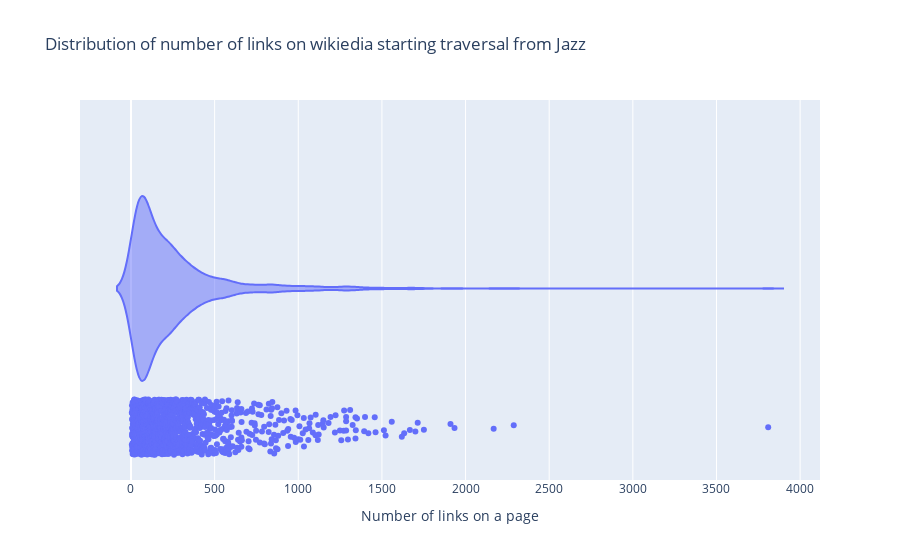

Source (notebook cell):
### Markdown cell above
## Visualization of data

Violing showing distribution of number of links on wikipedia pages. We can clearly see that most pages have rather small amount of links, but some have enourmous.

We've additionally plotted all points so that you can hover on it and see which page has how many links.

### Code cell
texts_reset_id = texts.reset_index().astype({"num_of_links": "int32"})
px.violin(texts_reset_id, 
          x="num_of_links", 
          title="Distribution of number of links on wikiedia starting traversal from Jazz",
          labels= {"num_of_links": "Number of links on a page"},
          points='all',
          hover_data=["index"])

### Figure 1 — Plotly figure (JSON) as saved in the notebook; plotly's stock layout.template omitted (floating-point values rounded to 4 significant figures; data arrays with more than 128 entries replaced by an {"elided": "..."} marker saying what was removed)
{"data": [{"alignmentgroup": "True", "box": {"visible": false}, "customdata": {"elided": "1500x1 str values"}, "hovertemplate": "Number of links on a page=%{x}<br>index=%{customdata[0]}<extra></extra>", "legendgroup": "", "marker": {"color": "#636efa"}, "name": "", "offsetgroup": "", "orientation": "h", "points": "all", "scalegroup": "True", "showlegend": false, "type": "violin", "x": {"elided": "1500 int values"}, "x0": " ", "xaxis": "x", "y0": " ", "yaxis": "y"}], "layout": {"legend": {"tracegroupgap": 0}, "title": {"text": "Distribution of number of links on wikiedia starting traversal from Jazz"}, "violinmode": "group", "xaxis": {"anchor": "y", "domain": [0, 1], "title": {"text": "Number of links on a page"}}, "yaxis": {"anchor": "x", "domain": [0, 1]}}}
